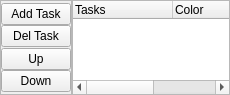
<?xml version="1.0" encoding="UTF-8"?>
<ui version="4.0">
 <class>prodTask</class>
 <widget class="QWidget" name="prodTask">
  <property name="geometry">
   <rect>
    <x>0</x>
    <y>0</y>
    <width>230</width>
    <height>95</height>
   </rect>
  </property>
  <property name="minimumSize">
   <size>
    <width>230</width>
    <height>0</height>
   </size>
  </property>
  <property name="maximumSize">
   <size>
    <width>300</width>
    <height>16777215</height>
   </size>
  </property>
  <property name="windowTitle">
   <string>Tasks</string>
  </property>
  <layout class="QGridLayout" name="gridLayout">
   <property name="margin">
    <number>0</number>
   </property>
   <property name="spacing">
    <number>0</number>
   </property>
   <item row="0" column="2">
    <widget class="QTreeWidget" name="twTasks">
     <property name="sizePolicy">
      <sizepolicy hsizetype="Expanding" vsizetype="Expanding">
       <horstretch>0</horstretch>
       <verstretch>0</verstretch>
      </sizepolicy>
     </property>
     <property name="minimumSize">
      <size>
       <width>0</width>
       <height>0</height>
      </size>
     </property>
     <property name="maximumSize">
      <size>
       <width>16777215</width>
       <height>16777215</height>
      </size>
     </property>
     <property name="alternatingRowColors">
      <bool>false</bool>
     </property>
     <property name="selectionMode">
      <enum>QAbstractItemView::ExtendedSelection</enum>
     </property>
     <property name="indentation">
      <number>2</number>
     </property>
     <attribute name="headerStretchLastSection">
      <bool>false</bool>
     </attribute>
     <column>
      <property name="text">
       <string>Tasks</string>
      </property>
      <property name="textAlignment">
       <set>AlignLeft|AlignVCenter</set>
      </property>
     </column>
     <column>
      <property name="text">
       <string>Color</string>
      </property>
      <property name="textAlignment">
       <set>AlignLeft|AlignVCenter</set>
      </property>
     </column>
     <column>
      <property name="text">
       <string>Stats</string>
      </property>
      <property name="textAlignment">
       <set>AlignLeft|AlignVCenter</set>
      </property>
     </column>
    </widget>
   </item>
   <item row="0" column="1">
    <widget class="QFrame" name="qfTask">
     <property name="frameShape">
      <enum>QFrame::StyledPanel</enum>
     </property>
     <layout class="QVBoxLayout" name="vlTaskBtns">
      <property name="spacing">
       <number>0</number>
      </property>
      <property name="margin">
       <number>0</number>
      </property>
      <item>
       <spacer name="verticalSpacer">
        <property name="orientation">
         <enum>Qt::Vertical</enum>
        </property>
        <property name="sizeHint" stdset="0">
         <size>
          <width>20</width>
          <height>20</height>
         </size>
        </property>
       </spacer>
      </item>
      <item>
       <widget class="QPushButton" name="bAddTask">
        <property name="minimumSize">
         <size>
          <width>0</width>
          <height>0</height>
         </size>
        </property>
        <property name="maximumSize">
         <size>
          <width>70</width>
          <height>22</height>
         </size>
        </property>
        <property name="text">
         <string>Add Task</string>
        </property>
       </widget>
      </item>
      <item>
       <widget class="QPushButton" name="bDelTask">
        <property name="minimumSize">
         <size>
          <width>0</width>
          <height>0</height>
         </size>
        </property>
        <property name="maximumSize">
         <size>
          <width>70</width>
          <height>22</height>
         </size>
        </property>
        <property name="text">
         <string>Del Task</string>
        </property>
       </widget>
      </item>
      <item>
       <spacer name="verticalSpacer_11">
        <property name="orientation">
         <enum>Qt::Vertical</enum>
        </property>
        <property name="sizeType">
         <enum>QSizePolicy::Expanding</enum>
        </property>
        <property name="sizeHint" stdset="0">
         <size>
          <width>20</width>
          <height>20</height>
         </size>
        </property>
       </spacer>
      </item>
      <item>
       <widget class="QPushButton" name="bTaskUp">
        <property name="minimumSize">
         <size>
          <width>0</width>
          <height>0</height>
         </size>
        </property>
        <property name="maximumSize">
         <size>
          <width>70</width>
          <height>22</height>
         </size>
        </property>
        <property name="text">
         <string>Up</string>
        </property>
       </widget>
      </item>
      <item>
       <widget class="QPushButton" name="bTaskDn">
        <property name="minimumSize">
         <size>
          <width>0</width>
          <height>0</height>
         </size>
        </property>
        <property name="maximumSize">
         <size>
          <width>70</width>
          <height>22</height>
         </size>
        </property>
        <property name="text">
         <string>Down</string>
        </property>
       </widget>
      </item>
      <item>
       <spacer name="verticalSpacer_2">
        <property name="orientation">
         <enum>Qt::Vertical</enum>
        </property>
        <property name="sizeHint" stdset="0">
         <size>
          <width>20</width>
          <height>20</height>
         </size>
        </property>
       </spacer>
      </item>
     </layout>
    </widget>
   </item>
  </layout>
 </widget>
 <resources/>
 <connections/>
</ui>
